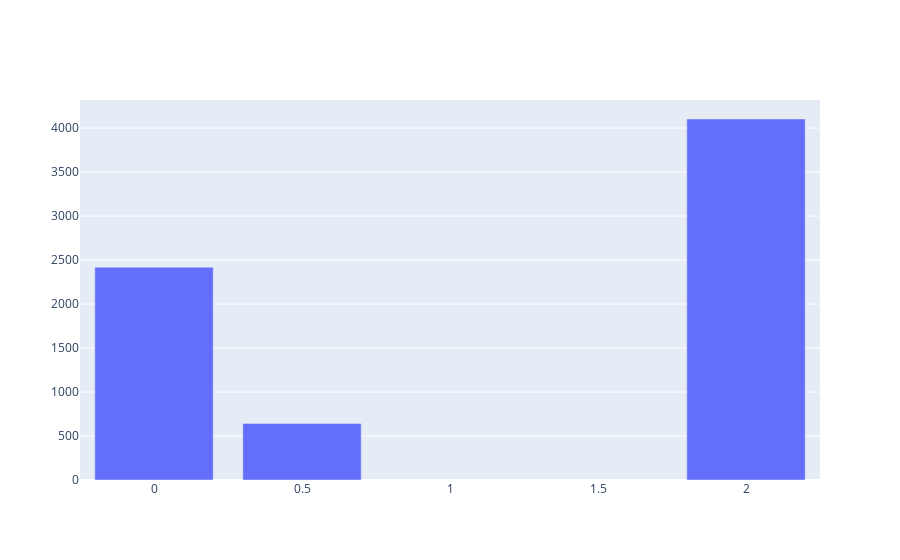

This figure's notebook cell:
### Code cell
# 离散化后的displacement
a = rdf.displacement_diff_sparse[rdf.is_same == 0].map(lambda x: round(x, 2))
b = rdf.displacement_diff_sparse[rdf.is_same == 1].map(lambda x: round(x, 2))
# 10 代表空
ac = Counter(a)
bc = Counter(b)
# 非共有车的分布
gen_bar_plotly_by_counter(ac)

### Figure 1 — Plotly figure (JSON) as saved in the notebook; plotly's stock layout.template omitted (floating-point values rounded to 4 significant figures)
{"data": [{"type": "bar", "x": [0.5, 0, 2], "y": [643, 2419, 4103]}], "layout": {}}
